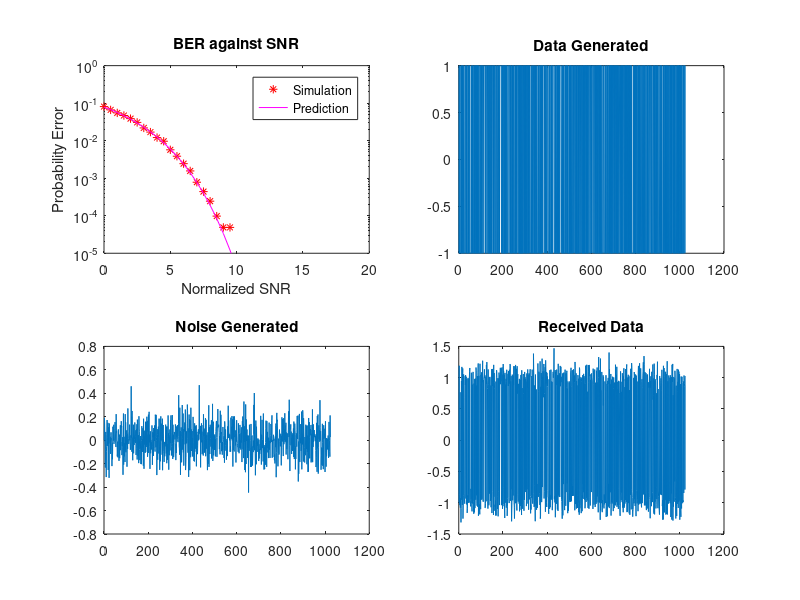

Recreate this plot in MATLAB.
clear all; 
close all; 
clc;

%---------------Define Declaration---------------%
%Num of bits = 1024
nBits = 1024;

%Signal power = 1                   
Signal_Power = 1; 

%SNR_dB = 10log(Signal_Power/Noise_Power)
%Create matrix to store SNR
SNR_dB = 0:0.5:20;

%SNR = S/N = 10^(SNR_dB/10)
SNR = (10.^(SNR_dB/10));

%Holder value for plotting later
plot_signal = rand(1,nBits);
plot_noise = rand(1,nBits);
plot_receive = rand(1,nBits);

%MODIFY THE VARIABLE BELOW TO CHOOSE AT WHICH SNR VALUE 
%TO PLOT SIGNAL,NOISE and RECEIVE
plot_SNR_dB = 15;

%Counter for number of run to calculate BER for each SNR value
Total_Run = 20;
%---------------END OF DEFINE--------------------%


%----------------MAIN ROUTINE--------------------%

%Iterate through different SNR value
for i = 1 : length(SNR)
	Sum_Error = 0;
	for j = 1 : Total_Run
        
        
        %-----------TRANSMITTER------------%
        
		%Generate random binary digits(0 or 1), INPUT SIGNAL
		Data = round(rand(1,nBits));
        
		%Convert binary digit to -1 or +1: 
        %if Data is 0 -> signal = 2*-0.5 = -1
		%else if Data is 1 -> signal = 2*0.5 = +1
		Signal = 2 .* (Data - 0.5);
        
		%Get Noise Power from SNR
		Noise_Power = Signal_Power ./SNR(i);
        
        %Get Noise Variance from Noise Power
        %Change the noise variance with respect to SNR (signal to noise ratio) value
        Avg_Noise_Power = Noise_Power/2;
        
        %The randn() function is for normal distribution, generated with equal number of noise samples 
        %(In Matlab, a.*randn(1000,1) + b is a Gaussian Dist, mean b sd a.) 
        Noise = sqrt(Avg_Noise_Power) .*randn(1,nBits);   
        
		%Receiver side Signal
		Receive = Signal+Noise;                      

        
        %-----RECEIVER------%
        
        %Initialize threshold
		Threshold = 0;
        
        %Initialize Error for this run
		Error = 0;
        
        %Fix the threshold value as 0
        %If received signal >= threshold value, threshold = 1
        %If received signal < threshold value, threshold = 0
		for k= 1 : nBits
			if (Receive(k)>= Threshold) && Data(k)==0||(Receive(k)<Threshold && Data(k)==1)
				Error = Error+1;
			end
        end
        
        
        %---------------ERROR STATISTICS CALCULATION--------------------% 
		%BER = TotalError divide by number of bits
		Error = Error ./nBits;  
        
		%Accumulate the error of each run	
		Sum_Error = Error + Sum_Error;
        
        %---------------Choose the value for plotting------------------%
        if (plot_SNR_dB == SNR_dB(i))
            plot_signal = Signal;
            plot_noise = Noise;
            plot_receive = Receive;
        end
        
    end
    
    %Average Error
	Error_Rate(i) = Sum_Error / Total_Run;
end

%Predict BER using 
Pred_BER=(1/2)*erfc(sqrt(SNR)); 


%--------------------------------PLOTTING--------------------------------%
figure("position", [10,100,1400,800]) 

%BER against SNR -- main plot
subplot(221)
semilogy (SNR_dB,Error_Rate,'r*');
xlabel('Normalized SNR')
ylabel('Probability Error');
title('BER against SNR');
hold on
semilogy (SNR_dB,Pred_BER,'m');
legend('Simulation','Prediction');
axis([0 20 10^(-5) 1]);
hold off

%data generation
subplot(222)
plot(plot_signal);
title('Data Generated')

%noise generation
subplot(223)
plot(plot_noise);
title('Noise Generated')

%received data generation
subplot(224)
plot(plot_receive);
title('Received Data')
